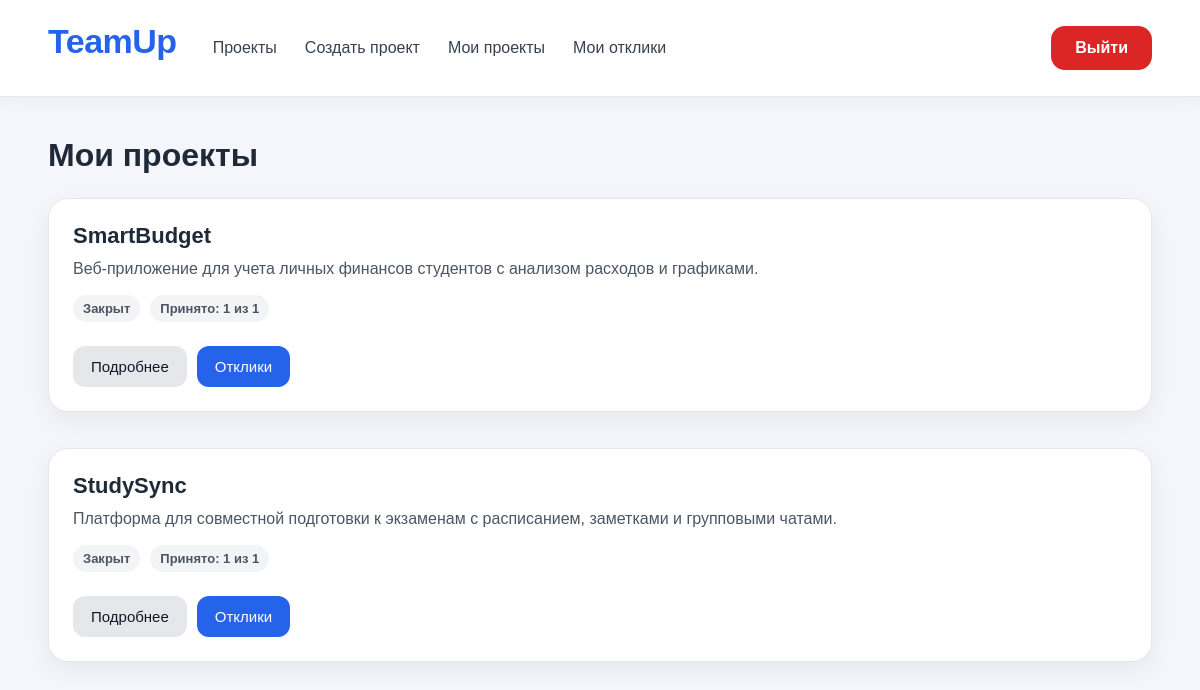
Screenshot of /my-projects (signed in) with the database file from the repository.
### app/models/project.py (models this page shows)
class Project(Base):
    __tablename__ = "projects"
    id: Mapped[int] = mapped_column(primary_key=True)
    title: Mapped[str] = mapped_column(String(255), nullable=False)
    description: Mapped[str] = mapped_column(String(1000), nullable=False)
    status: Mapped[str] = mapped_column(String(50), default="draft", nullable=False)
    max_participants: Mapped[int] = mapped_column(Integer, nullable=False, default=1)
    owner_id: Mapped[int] = mapped_column(ForeignKey("users.id"), nullable=False)
    owner = relationship("User", back_populates="projects")
    applications = relationship("Application", back_populates="project")

### app/api/projects.py (the view)
@router.get("/my-projects")
async def my_projects(
    request: Request,
    session: AsyncSession = Depends(get_session),
):
    user_id = request.session.get("user_id")
    user_name = request.session.get("user_name")
    user_email = request.session.get("user_email")
    user_role = request.session.get("user_role")
    if not user_id:
        return RedirectResponse(url="/login", status_code=303)
    project_repository = ProjectRepository(session)
    project_service = ProjectService(project_repository)
    projects = await project_service.get_all_projects()
    user_projects = [project for project in projects if project.owner_id == user_id]
    return templates.TemplateResponse(
        request=request,
        name="my_projects.html",
        context={
            "projects": user_projects,
            "user_name": user_name,
            "user_email": user_email,
            "user_role": user_role,
        },
    )

### templates/my_projects.html (shortened to what this page needs)
{% extends "base.html" %}
{% block content %}
<h1 class="page-title">Мои проекты</h1>
{% if projects %}
    <div class="project-grid">
        {% for project in projects %}
        <div class="card project-card">
            <div>
                <h3>{{ project.title }}</h3>
                <p>{{ project.description }}</p>
            </div>
            <div class="meta">
                {% if project.status == "open" %}
                    <span class="badge badge-success">Открыт</span>
                {% else %}
                    <span class="badge badge-muted">Закрыт</span>
                {% endif %}
                <span class="badge badge-muted">
                    Принято:
                    {{ project.applications | selectattr("status", "equalto", "accepted") | list | length }}
                    из
                    {{ project.max_participants }}
                </span>
            </div>
            <div class="actions">
                <a href="/projects/{{ project.id }}" class="button button-secondary">
                    Подробнее
                </a>
                <a href="/projects/{{ project.id }}/applications" class="button">
                    Отклики
                </a>
            </div>
        </div>
        {% endfor %}
    </div>
{% endif %}
{% endblock %}

### static/css/style.css (style rules this page uses)
* { box-sizing: border-box; }
body { font-family: Arial, sans-serif; background: #f4f6fb; margin: 0; color: #1f2937 }
a { color: inherit; text-decoration: none; }
.button { display: inline-block; border: none; cursor: pointer; background: #2563eb; color: white; padding: 12px 18px; border-radius: 12px; font-size: 15px; }
.button-secondary { background: #e5e7eb; color: #111827; }
.card { background: white; border: 1px solid #e5e7eb; border-radius: 20px; padding: 24px; box-shadow: 0 8px 24px rgba(15, 23, 42, 0.06); }
.card + .card { margin-top: 18px; }
.page-title { margin: 0 0 24px; font-size: 32px; }
.project-grid { display: grid; gap: 18px; }
.project-card { display: flex; flex-direction: column; gap: 14px; }
.project-card h3 { margin: 0 0 8px; font-size: 22px; }
.project-card p { margin: 0; line-height: 1.5; color: #4b5563; }
.meta { display: flex; flex-wrap: wrap; gap: 10px; font-size: 14px; }
.badge { display: inline-block; background: #eef2ff; color: #3730a3; border-radius: 999px; padding: 6px 10px; font-size: 13px; font-weight: 600; }
.badge-muted { background: #f3f4f6; color: #4b5563; }
.actions { display: flex; flex-wrap: wrap; gap: 10px; margin-top: 10px; }

### rows the page displays
Project: title "SmartBudget", description "Веб-приложение для учета личных финансов студентов с анализом расходов и графиками.", status "Закрыт", applications|selectattr "1", max_participants "1"
Project: title "StudySync", description "Платформа для совместной подготовки к экзаменам с расписанием, заметками и групповыми чатами.", status "Закрыт", applications|selectattr "1", max_participants "1"
